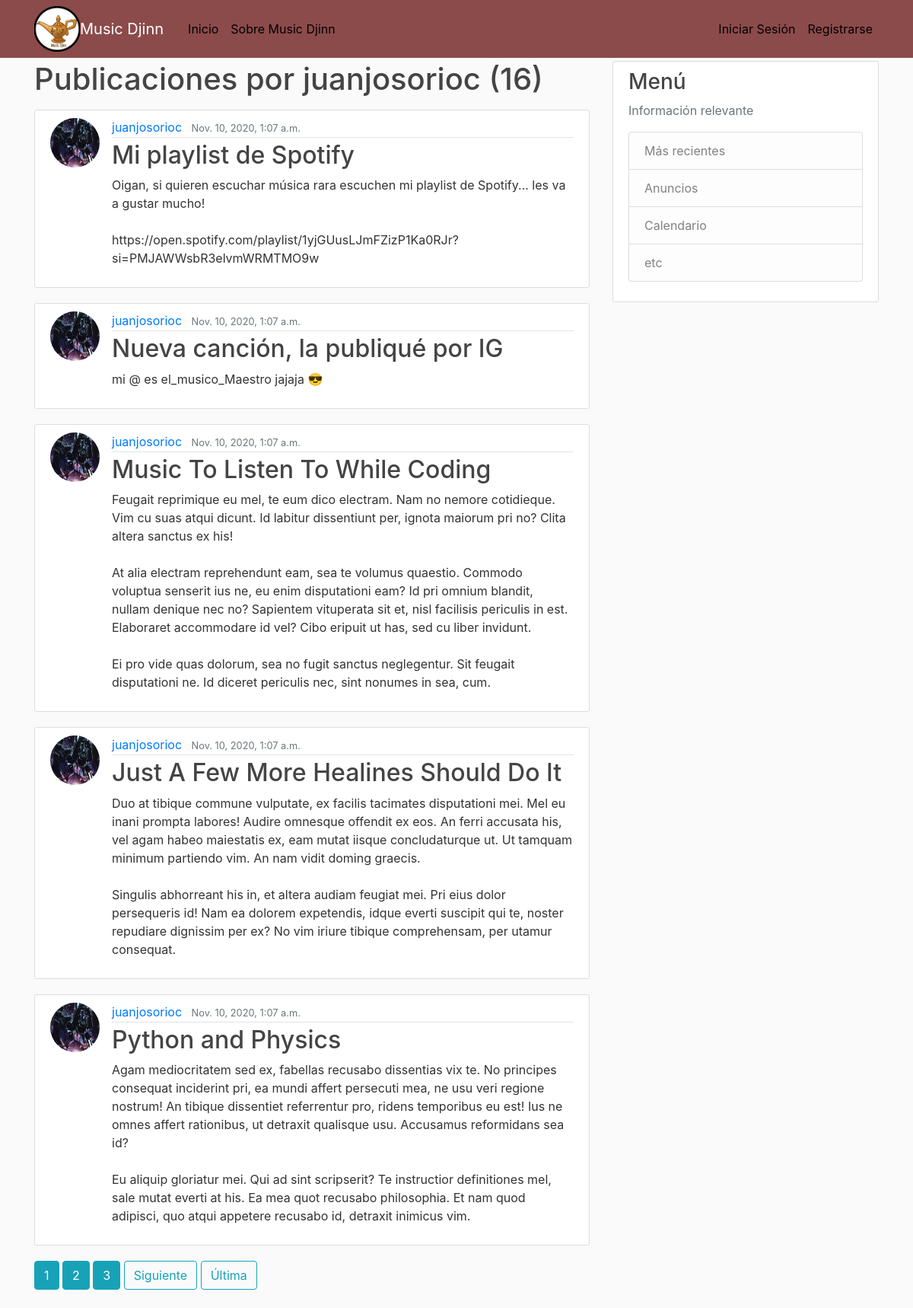
/user/juanjosorioc, run on an earlier commit of the app's database.
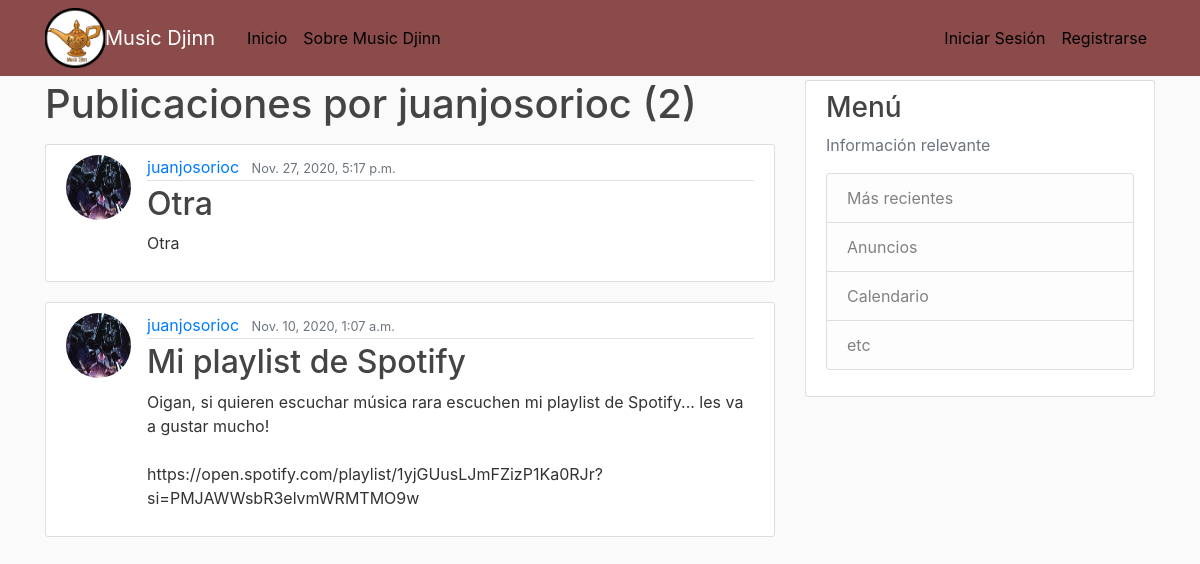
And on a later commit of the database.
### blog/models.py (models this page shows, shortened)
class Post(models.Model):
    title = models.CharField(max_length= 100)
    content = models.TextField()
    date_posted = models.DateTimeField(default = timezone.now)
    author = models.ForeignKey(User, on_delete = models.CASCADE)
    song = models.FileField(upload_to='canciones', default="", blank= True, null=True)

### users/models.py (models this page shows, shortened)
class Profile(models.Model):
    user = models.OneToOneField(User, on_delete=models.CASCADE)
    image = models.ImageField(default='default.jpg', upload_to='profile_pics')

### blog/views.py (the view)
# urls.py: path('user/<str:username>', UserPostListView.as_view(), name = 'user-posts'),
class UserPostListView(ListView):
    model = Post
    template_name = 'blog/user_posts.html'
    context_object_name = 'posts'
    paginate_by = 5
    def get_queryset(self):
        user = get_object_or_404(User, username=self.kwargs.get('username'))
        return Post.objects.filter(author=user).order_by('-date_posted')

### blog/templates/blog/user_posts.html (shortened to what this page needs)
{% extends "blog/base.html" %}
{%block content %}
    <h1 class="mb-3">Publicaciones por {{ view.kwargs.username }} ({{ page_obj.paginator.count }})</h1>
    {% for post in posts %}
    <article class="media content-section">
      <img class="rounded-circle article-img" src="{{ post.author.profile.image.url }}">
        <div class="media-body">
          <div class="article-metadata">
            <a class="mr-2" href="{% url 'user-posts' post.author.username %}">{{ post.author }}</a>
            <small class="text-muted">{{ post.date_posted }}</small>
          </div>
          <h2><a class="article-title" href="{% url 'post-detail' post.id %}">{{ post.title }}</a></h2>
          <p class="article-content">{{ post.content }}</p>
        </div>
      </article>
    {% endfor %}
    {% if is_paginated %}
      {% for num in page_obj.paginator.page_range %}
        {% if page_obj.number == num %}
          <a class="btn btn-info mb-4" href="?page={{ num }}">{{ num }}</a>
        {% elif num > page_obj.number|add:'-3' and num < page_obj.number|add:'3' %}
          <a class="btn btn-info mb-4" href="?page={{ num }}">{{ num }}</a>
        {% endif %}
      {% endfor %}
      {% if page_obj.has_next %}
        <a class="btn btn-outline-info mb-4" href="?page={{ page_obj.next_page_number }}">Siguiente</a>
        <a class="btn btn-outline-info mb-4" href="?page={{ page_obj.paginator.num_pages }}">Última</a>
      {% endif %}
    {% endif %}
{% endblock content%}

### blog/templates/blog/base.html (shortened to what this page needs)
{% load static %}
<!DOCTYPE html>
<html lang="en">
<head>
    <link rel="stylesheet" href="https://maxcdn.bootstrapcdn.com/bootstrap/4.0.0/css/bootstrap.min.css">
    <link rel = "stylesheet" type = "text/css" href = "{% static 'blog/main.css' %}">
</head>
<body>
    <header class="site-header">
        <nav class="navbar navbar-expand-md navbar-dark bg-steel fixed-top">
          <div class="container">
            <a href="{% url 'blog-home' %}"><img src="/media/logo.png" alt="Logo Music Djinn" width ="60" height="60"></a>
            <a class="navbar-brand mr-4" href="{% url 'blog-home' %}">Music Djinn</a>
            <div class="collapse navbar-collapse" id="navbarToggle">
              <div class="navbar-nav mr-auto">
                <a class="nav-item nav-link" href="{% url 'blog-home' %}">Inicio</a>
                <a class="nav-item nav-link" href="{% url 'blog-about' %}">Sobre Music Djinn</a>
              </div>
              <div class="navbar-nav">
                {% if user.is_authenticated %}
                  <a class="nav-item nav-link" href="{% url 'post-create' %}">Nueva Publicación</a>
                  <a class="nav-item nav-link" href="{% url 'profile' %}">Perfil</a>
                  <a class="nav-item nav-link" href="{% url 'logout' %}">Salir de tu cuenta</a>
                {% else %}
                  <a class="nav-item nav-link" href="{% url 'login' %}">Iniciar Sesión</a>
                  <a class="nav-item nav-link" href="{% url 'register' %}">Registrarse</a>
                {% endif %}
              </div>
            </div>
          </div>
        </nav>
    </header>
      <main role="main" class="container">
        <div class="row">
          <div class="col-md-8">
            {% block content %}{% endblock %}
          </div>
          <div class="col-md-4">
            <div class="content-section">
              <h3>Menú</h3>
              <p class='text-muted'>Información relevante
                <ul class="list-group">
                  <li class="list-group-item list-group-item-light">Más recientes</li>
                  <li class="list-group-item list-group-item-light">Anuncios</li>
                  <li class="list-group-item list-group-item-light">Calendario</li>
                  <li class="list-group-item list-group-item-light">etc</li>
                </ul>
              </p>
            </div>
          </div>
        </div>
      </main>
</body>
</html>

### blog/static/blog/main.css (style rules this page uses)
body { background: #fafafa; color: #333333; margin-top: 5rem; }
h1, h2, h3, h4, h5, h6 { color: #444444; }
ul { margin: 0; }
.bg-steel { background-color: #8c4b4b; }
.site-header .navbar-nav .nav-link { color: #000000; }
.content-section { background: #ffffff; padding: 10px 20px; border: 1px solid #dddddd; border-radius: 3px; margin-bottom: 20px; }
.article-title { color: #444444; }
.article-content { white-space: pre-line; }
.article-img { height: 65px; width: 65px; margin-right: 16px; }
.article-metadata { padding-bottom: 1px; margin-bottom: 4px; border-bottom: 1px solid #e3e3e3 }

What changed in the data, as far as the page shows it:
removed Post: author.profile.image (picture), author "juanjosorioc", date_posted "Nov. 10, 2020, 1:07 a.m.", title "Nueva canción, la publiqué por IG", content "mi @ es el_musico_Maestro jajaja 😎"
removed Post: author.profile.image (picture), author "juanjosorioc", date_posted "Nov. 10, 2020, 1:07 a.m.", title "Music To Listen To While Coding", content "Feugait reprimique eu mel, te eum dico electram. Nam no nemore cotidieque. Vim cu suas atqui dicunt. Id labitur dissentiunt per, ignota maiorum pri no? Clita altera sanctus ex his! At alia electram reprehendunt eam, sea te volumus quaestio. Commodo voluptua senserit ius ne, eu enim disputationi eam? Id pri omnium blandit, nullam denique nec no? Sapientem vituperata sit et, nisl facilisis periculis in est. Elaboraret accommodare id vel? Cibo eripuit ut has, sed cu liber invidunt. Ei pro vide quas dolorum, sea no fugit sanctus neglegentur. Sit feugait disputationi ne. Id diceret periculis nec, sint nonumes in sea, cum."
removed Post: author.profile.image (picture), author "juanjosorioc", date_posted "Nov. 10, 2020, 1:07 a.m.", title "Just A Few More Healines Should Do It", content "Duo at tibique commune vulputate, ex facilis tacimates disputationi mei. Mel eu inani prompta labores! Audire omnesque offendit ex eos. An ferri accusata his, vel agam habeo maiestatis ex, eam mutat iisque concludaturque ut. Ut tamquam minimum partiendo vim. An nam vidit doming graecis. Singulis abhorreant his in, et altera audiam feugiat mei. Pri eius dolor persequeris id! Nam ea dolorem expetendis, idque everti suscipit qui te, noster repudiare dignissim per ex? No vim iriure tibique comprehensam, per utamur consequat."
removed Post: author.profile.image (picture), author "juanjosorioc", date_posted "Nov. 10, 2020, 1:07 a.m.", title "Python and Physics", content "Agam mediocritatem sed ex, fabellas recusabo dissentias vix te. No principes consequat inciderint pri, ea mundi affert persecuti mea, ne usu veri regione nostrum! An tibique dissentiet referrentur pro, ridens temporibus eu est! Ius ne omnes affert rationibus, ut detraxit qualisque usu. Accusamus reformidans sea id? Eu aliquip gloriatur mei. Qui ad sint scripserit? Te instructior definitiones mel, sale mutat everti at his. Ea mea quot recusabo philosophia. Et nam quod adipisci, quo atqui appetere recusabo id, detraxit inimicus vim."
added Post: author.profile.image (picture), author "juanjosorioc", date_posted "Nov. 27, 2020, 5:17 p.m.", title "Otra", content "Otra"
Also different on the page:
{{ page_obj.paginator.count }}: "16" → "2"
list line gone: "1"
list line gone: "2"
list line gone: "3"
text no longer shown: "Siguiente Última"
